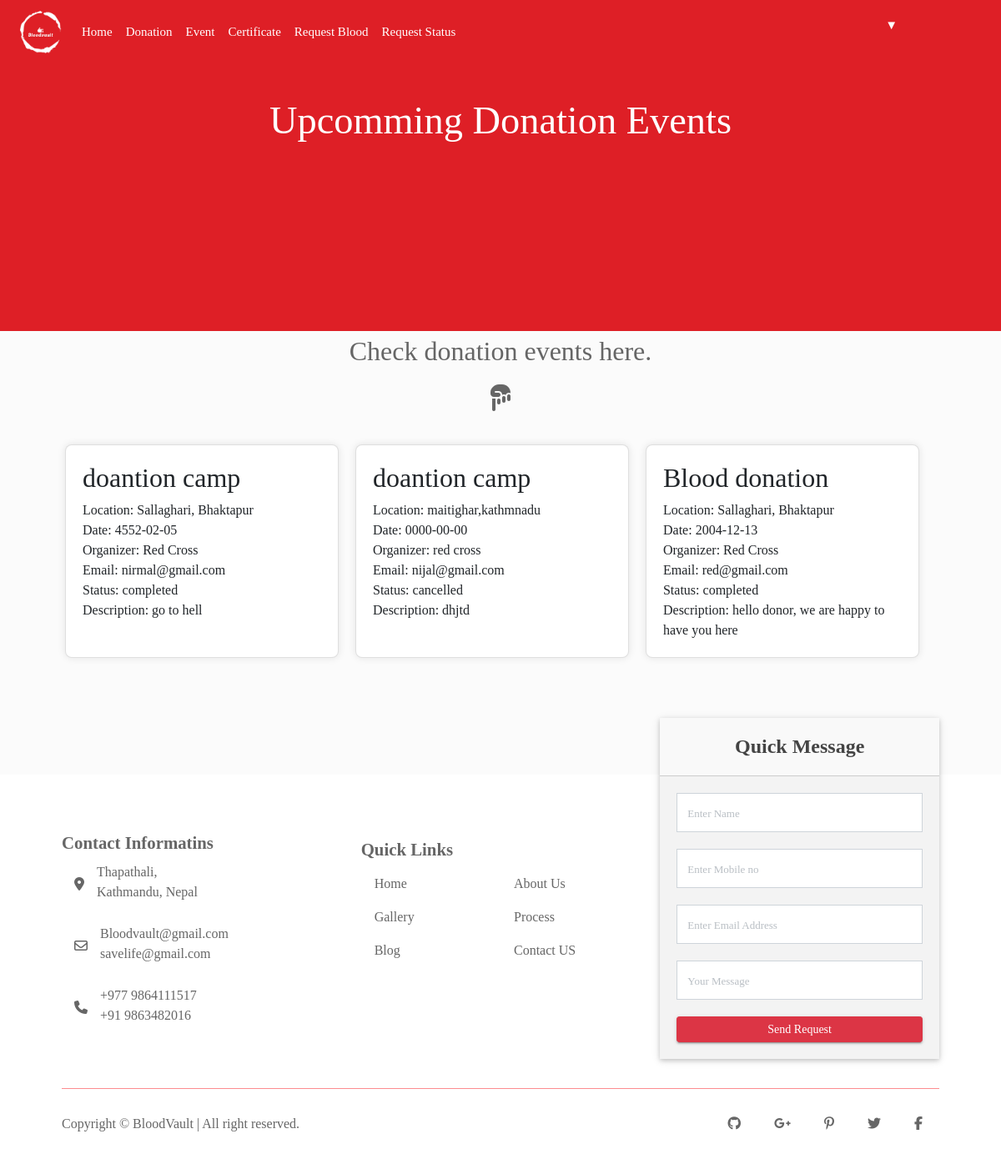
/donor/event.php, run on the app's committed database.
### tables this page shows
CREATE TABLE `event` (
  `e_id` int(4) NOT NULL,
  `name` text NOT NULL,
  `date` date NOT NULL,
  `location` varchar(50) NOT NULL,
  `organizer` varchar(50) NOT NULL,
  `c_person` varchar(40) NOT NULL,
  `phone` varchar(20) NOT NULL,
  `email` varchar(30) NOT NULL,
  `status` varchar(4) NOT NULL,
  `description` varchar(400) NOT NULL
);

### donor/event.php (the view)
<?php
include("includes/header.php");
include("includes/navbar.php");
?>
<section id="body7">
    <div class="session-title">
        <h1>Upcomming Donation Events</h2>
    </div>
    <div id="blog" class="blog-container contaienr-fluid">
        <div class="container">
            <div class="text">
                <p>Check donation events here.</p><i class="fa-solid fa-hand-point-down"></i>
            </div>
            <div id="card">
                <div class="container" id="card-container">
                    <?php
                require_once "backend/connect.php";
                $sql = "SELECT * FROM event ORDER BY e_id DESC ";
                $result = $conn->query($sql);
                if ($result->num_rows > 0) {
                    while ($data = $result->fetch_object()) {
                    ?>
                    <div class="card">
                        <h2><?php echo $data->name; ?></h2>
                        <p>Location: <?php echo $data->location; ?></p>
                        <p>Date: <?php echo $data->date;?></p>
                        <p>Organizer: <?php echo $data->organizer;?></p>
                        <p>Email: <?php echo $data->email;?></p>
                        <p>Status: <?php
                                    if($data->status == -1){
                                        echo "cancelled";
                                    }else if($data->status == 0){
                                        echo "upcoming";
                                    }if($data->status == 1){
                                        echo "completed";
                                    }
                                    ?>
                        </p>
                        <p>Description: <?php echo $data->description;?></p>
                    </div>
                    <?php
            }
                 } else {
             echo "<p>No Event available.</p>";
            }
            ?>
                </div>
            </div>
        </div>
</section>
<?php
include("includes/footer.php");
?>

### donor/assets/css/style.css (style rules this page uses)
* { margin: 0px; padding: 0px; list-style: none; box-sizing: border-box; font-family: "Merriweather", serif; }
h1, h2, h3, h4, h5, h6 { font-family: montserrat; }
html, body { height: 100%; }
body { background-color: #fefefe !important; }
p { margin-bottom: 0px; width: 100%; }
::placeholder { color: #747f8a !important; font-size: 13px; opacity: 0.5 !important; }
.container { max-width: 1170px; }
html { scroll-behavior: smooth; }
body { margin: 0; padding: 0; display: flex; flex-direction: column; min-height: 100vh; background-color: #f1f1f145 !important; font-family: "Merriweather", serif; overflow-x: hidden; }
#body1, #body2, #body3, #body4, #body5, #body6, #body7 { flex: 1; }
#body7 .session-title { background-color: #de1f26; width: 100%; color: #fff; height: 40vh; }
#body7 .session-title h1 { text-align: center; font-size: 2.9rem; padding-top: 40px; }
#body7 .text { display: flex; justify-content: center; align-items: center; flex-direction: column; }
#body7 .text p { text-align: center; font-size: 2rem; color: #666; }
#body7 .text i { color: #666; font-size: 2rem; }
#card .container { display: flex; flex-wrap: wrap; gap: 20px; max-width: 1200px; margin: 40px auto; }
#card .card { background-color: #fff; padding: 20px; border-radius: 8px; box-shadow: 0 0 10px rgba(0, 0, 0, 0.1); width: calc(33.333% - 20px); box-sizing: border-box; transition: transform 0.3s ease, background-color 0.3s ease; }
#card .card h2 { margin-top: 0; }
#card .card p { margin-bottom: 0; }

### data on the page
event: name "doantion camp", location "Sallaghari, Bhaktapur", date "4552-02-05", organizer "Red Cross", email "nirmal@gmail.com", status "completed", description "go to hell"
event: name "doantion camp", location "maitighar,kathmnadu", date "0000-00-00", organizer "red cross", email "nijal@gmail.com", status "cancelled", description "dhjtd"
event: name "Blood donation", location "Sallaghari, Bhaktapur", date "2004-12-13", organizer "Red Cross", email "red@gmail.com", status "completed", description "hello donor, we are happy to have you here"
